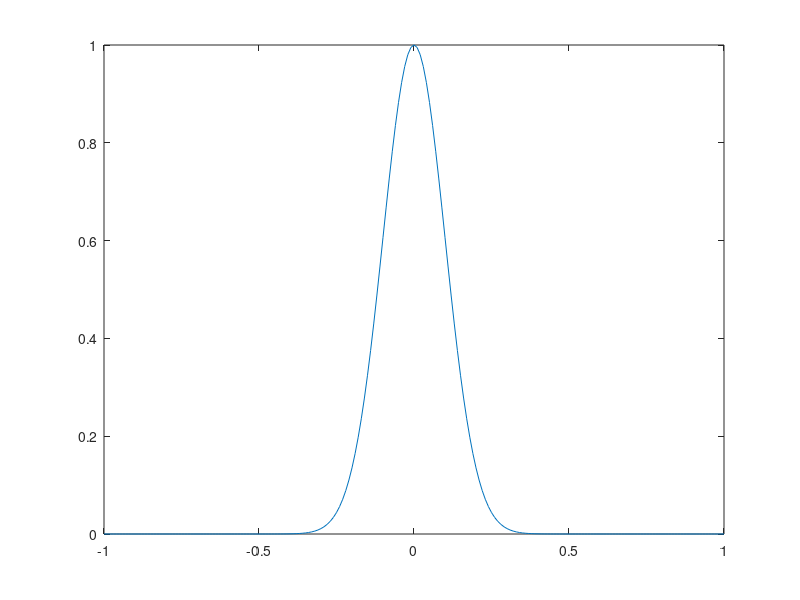

Here is the MATLAB script that generated this plot:
clc;
clear;
x = -1:0.01:1;
m = 0;
s = 0.1;
%f = 1/(sqrt(2*pi)*s)*exp(-(x-m).^2/(2*(s^2)));
f1 = exp(-(x-m).^2/(2*(s^2)));
%hold on;
%plot(x,f);
plot(x,f1);
%hold off;